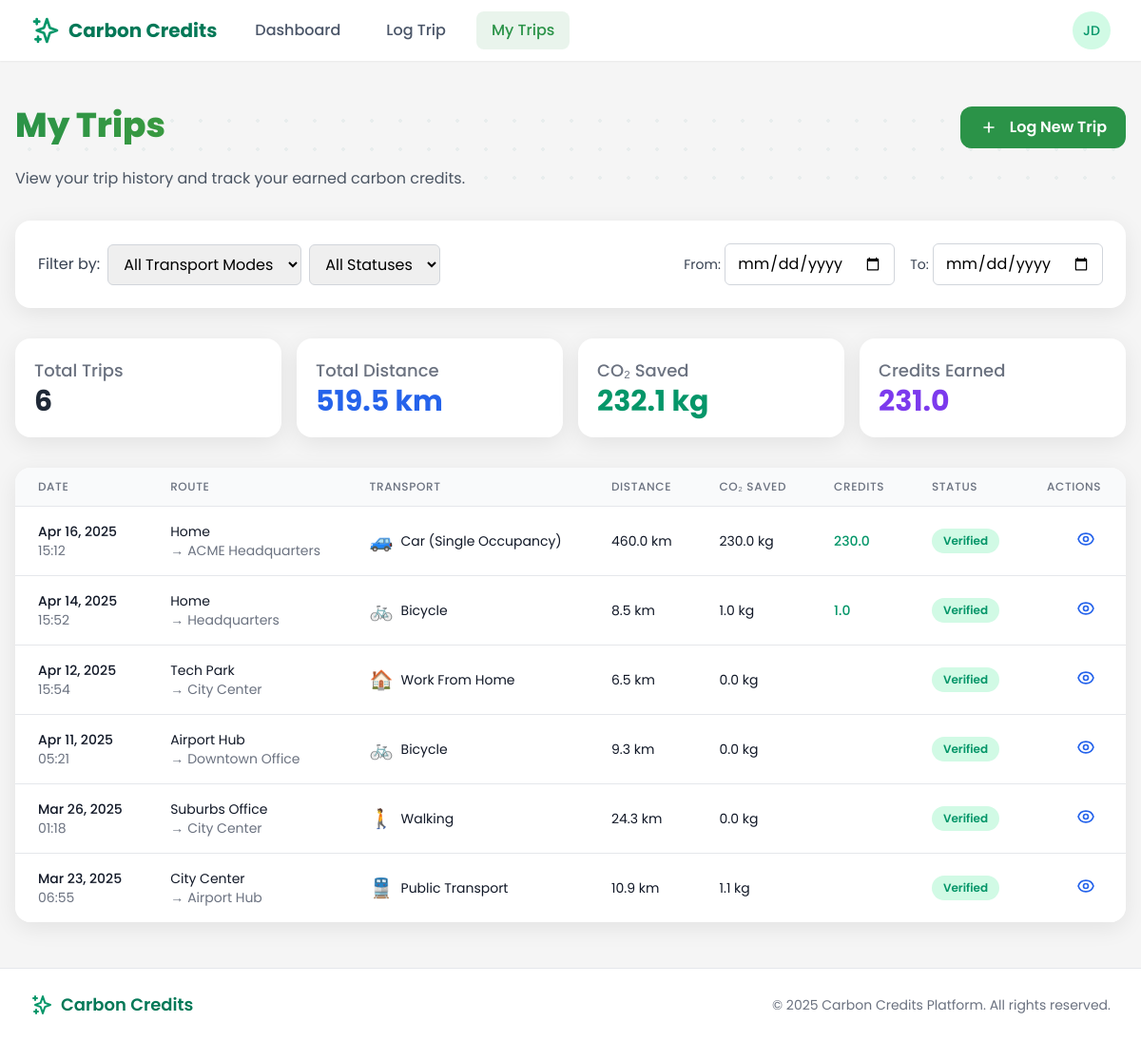
Page /employee/trips/ (signed in) on the earlier database version.
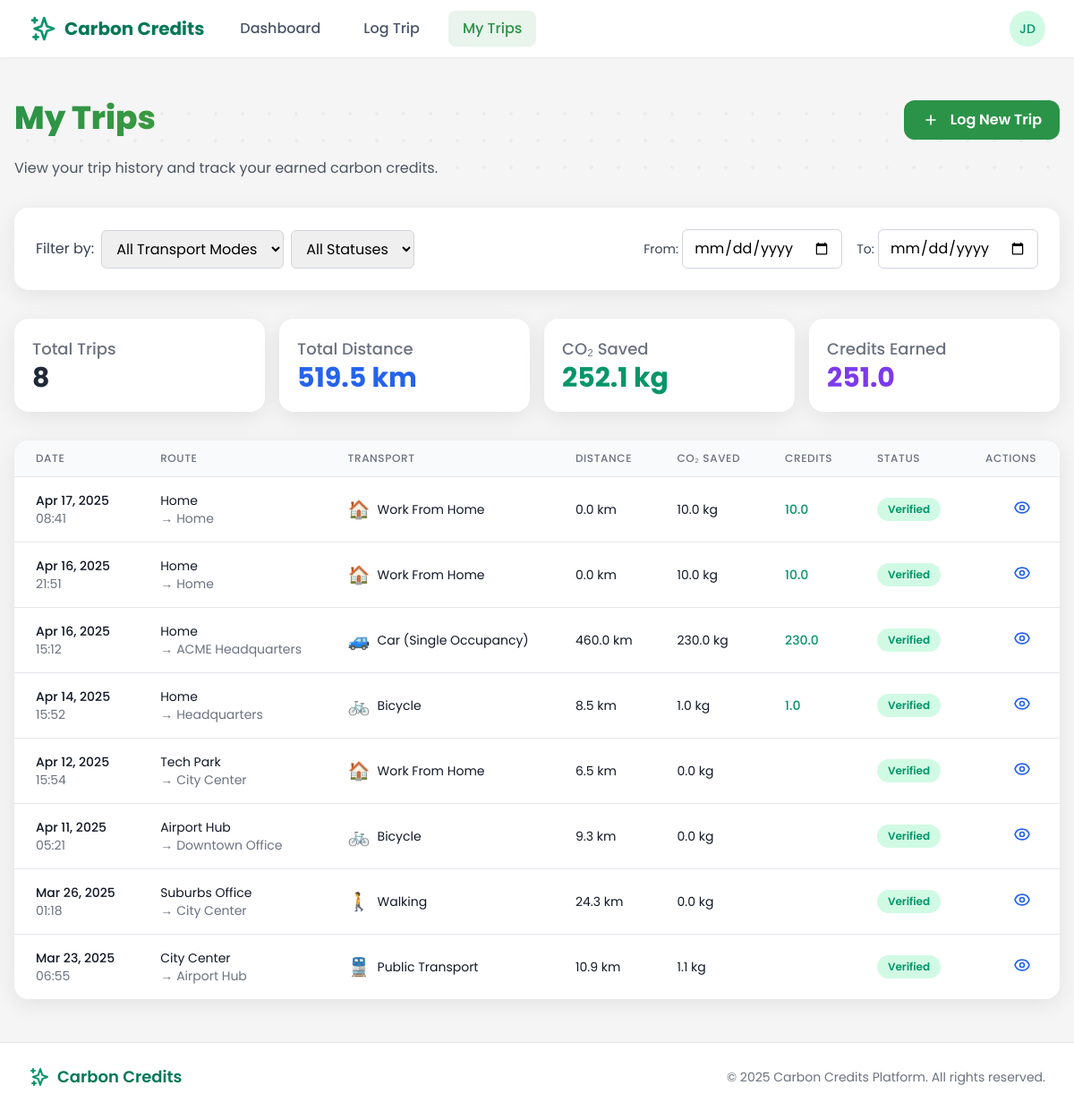
Same page on the later database version.
### trips/models.py (models this page shows, shortened)
class Trip(models.Model):
    TRANSPORT_MODES = (
        ('car', 'Car (Single Occupancy)'),
        ('carpool', 'Carpool'),
        ('public_transport', 'Public Transport'),
        ('bicycle', 'Bicycle'),
        ('walking', 'Walking'),
        ('work_from_home', 'Work From Home'),
    )
    VERIFICATION_STATUS = (
        ('pending', 'Pending'),
        ('verified', 'Verified'),
        ('rejected', 'Rejected'),
        ('flagged', 'Flagged for Review'),
    )
    employee = models.ForeignKey(
        EmployeeProfile,
        on_delete=models.CASCADE,
        related_name='trips'
    )
    start_location = models.ForeignKey(
        Location,
        on_delete=models.SET_NULL,
        related_name='trip_starts',
        null=True
    )
    end_location = models.ForeignKey(
        Location,
        on_delete=models.SET_NULL,
        related_name='trip_ends',
        null=True
    )
    start_time = models.DateTimeField()
    end_time = models.DateTimeField(null=True, blank=True)
    transport_mode = models.CharField(
        max_length=20,
        choices=TRANSPORT_MODES
    )
    distance_km = models.DecimalField(
        max_digits=8,
        decimal_places=2,
        null=True,
        blank=True
    )
    carbon_savings = models.DecimalField(
        max_digits=8,
        decimal_places=2,
        null=True,
        blank=True
    )
    credits_earned = models.DecimalField(
        max_digits=8,
        decimal_places=2,
        null=True,
        blank=True
    )
    proof_image = models.ImageField(
        upload_to='trip_proofs/',
        null=True,
        blank=True
    )
    verification_status = models.CharField(
        max_length=10,
        choices=VERIFICATION_STATUS,
        default='pending'
    )
    verified_by = models.ForeignKey(
        CustomUser,
        on_delete=models.SET_NULL,
        related_name='verified_trips',
        null=True,
        blank=True
    )
    duration_minutes = models.PositiveIntegerField(
        null=True,
        blank=True,
        help_text="Estimated travel time in minutes based on transport mode and distance"
    )
    created_at = models.DateTimeField(default=timezone.now)

### users/models.py (models this page shows, shortened)
class Location(models.Model):
    LOCATION_TYPES = (
        ('home', 'Home'),
        ('office', 'Office'),
        ('commute', 'Commute'),
        ('other', 'Other'),
    )
    name = models.CharField(max_length=100, default='', blank=True)
    created_by = models.ForeignKey(
        CustomUser,
        on_delete=models.CASCADE,
        related_name='locations'
    )
    latitude = models.DecimalField(max_digits=10, decimal_places=7)
    longitude = models.DecimalField(max_digits=10, decimal_places=7)
    address = models.CharField(max_length=255)
    location_type = models.CharField(max_length=10, choices=LOCATION_TYPES, default='other')
    employer = models.ForeignKey(
        EmployerProfile,
        on_delete=models.CASCADE,
        related_name='office_locations',
        null=True,
        blank=True
    )
    is_primary = models.BooleanField(default=False)
    created_at = models.DateTimeField(default=timezone.now)

### core/views/employee_views.py (the view)
# urls.py: path('trips/', trips_list, name='employee_trips'),
@login_required
@user_passes_test(lambda u: u.is_employee)
def trips_list(request):
    employee = request.user.employee_profile
    trips = employee.trips.all().order_by('-start_time')
    stats = trips.aggregate(
        total_distance=Sum('distance_km'),
        total_co2_saved=Sum('carbon_savings'),
        total_credits=Sum('credits_earned')
    )
    total_distance = stats['total_distance'] or 0
    total_co2_saved = stats['total_co2_saved'] or 0
    total_credits = stats['total_credits'] or 0
    context = {
        'trips': trips,
        'page_title': 'My Trips',
        'total_distance': total_distance,
        'total_co2_saved': total_co2_saved,
        'total_credits': total_credits,
    }
    return render(request, 'employee/trips.html', context)

### templates/employee/trips.html (shortened to what the changed rows need)
{% extends 'base.html' %}
{% block content %}
<div class="trips-container px-4 py-6">
    <div class="relative mb-8">
        <div class="relative z-10 flex justify-between items-start">
            <div>
                <h1 class="section-headline text-3xl md:text-4xl font-bold mb-6">My Trips</h1>
            </div>
        </div>
    </div>
    <div class="grid grid-cols-1 sm:grid-cols-2 md:grid-cols-4 gap-4 mb-8">
        <div class="modern-card p-5">
            <h3 class="text-lg font-medium text-gray-500">Total Trips</h3>
            <p class="text-3xl font-bold text-gray-800">{{ trips.count }}</p>
        </div>
        <div class="modern-card p-5">
            <h3 class="text-lg font-medium text-gray-500">CO₂ Saved</h3>
            <p class="text-3xl font-bold text-green-600">{{ total_co2_saved|default:"0"|floatformat:1 }} kg</p>
        </div>
        <div class="modern-card p-5">
            <h3 class="text-lg font-medium text-gray-500">Credits Earned</h3>
            <p class="text-3xl font-bold text-purple-600">{{ total_credits|default:"0"|floatformat:1 }}</p>
        </div>
    </div>
    <div class="modern-card overflow-hidden">
        <div class="overflow-x-auto">
            {% if trips %}
            <table class="min-w-full divide-y divide-gray-200">
                <thead class="bg-gray-50">
                    <tr>
                        <th scope="col" class="px-6 py-3 text-left text-xs font-medium text-gray-500 uppercase tracking-wider">Date</th>
                        <th scope="col" class="px-6 py-3 text-left text-xs font-medium text-gray-500 uppercase tracking-wider">Route</th>
                        <th scope="col" class="px-6 py-3 text-left text-xs font-medium text-gray-500 uppercase tracking-wider">Transport</th>
                        <th scope="col" class="px-6 py-3 text-left text-xs font-medium text-gray-500 uppercase tracking-wider">Distance</th>
                        <th scope="col" class="px-6 py-3 text-left text-xs font-medium text-gray-500 uppercase tracking-wider">CO₂ Saved</th>
                        <th scope="col" class="px-6 py-3 text-left text-xs font-medium text-gray-500 uppercase tracking-wider">Credits</th>
                        <th scope="col" class="px-6 py-3 text-left text-xs font-medium text-gray-500 uppercase tracking-wider">Status</th>
                        <th scope="col" class="px-6 py-3 text-left text-xs font-medium text-gray-500 uppercase tracking-wider">Actions</th>
                    </tr>
                </thead>
                <tbody class="bg-white divide-y divide-gray-200">
                    {% for trip in trips %}
                    <tr class="trip-row" data-id="{{ trip.id }}" data-mode="{{ trip.transport_mode }}" data-status="{{ trip.verification_status }}">
                        <td class="px-6 py-4 whitespace-nowrap">
                            <div class="text-sm font-medium text-gray-900">{{ trip.start_time|date:"M d, Y" }}</div>
                            <div class="text-sm text-gray-500">{{ trip.start_time|date:"H:i" }}</div>
                        </td>
                        <td class="px-6 py-4">
                            <div class="text-sm text-gray-900">{{ trip.start_location.name|default:"Unknown" }}</div>
                            <div class="flex items-center text-sm text-gray-500">
                                <span>→</span>
                                <span class="ml-1">{{ trip.end_location.name|default:"Unknown" }}</span>
                            </div>
                        </td>
                        <td class="px-6 py-4 whitespace-nowrap">
                            <div class="flex items-center">
                                <span class="transport-icon">
                                    {% if trip.transport_mode == 'public_transport' %}
                                        🚆
                                    {% elif trip.transport_mode == 'bicycle' %}
                                        🚲
                                    {% elif trip.transport_mode == 'walking' %}
                                        🚶
                                    {% elif trip.transport_mode == 'carpool' %}
                                        🚗
                                    {% elif trip.transport_mode == 'car' %}
                                        🚙
                                    {% elif trip.transport_mode == 'work_from_home' %}
                                        🏠
                                    {% endif %}
                                </span>
                                <span class="ml-2 text-sm text-gray-900">{{ trip.get_transport_mode_display }}</span>
                            </div>
                        </td>
                        <td class="px-6 py-4 whitespace-nowrap text-sm text-gray-900">
                            {{ trip.distance_km|floatformat:1 }} km
                        </td>
                        <td class="px-6 py-4 whitespace-nowrap text-sm text-gray-900">
                            {{ trip.carbon_savings|floatformat:1 }} kg
                        </td>
                        <td class="px-6 py-4 whitespace-nowrap text-sm font-medium text-green-600">
                            {{ trip.credits_earned|floatformat:1 }}
                        </td>
                        <td class="px-6 py-4 whitespace-nowrap">
                            <span class="status-pill status-{{ trip.verification_status }}">
                                {{ trip.get_verification_status_display }}
                            </span>
                        </td>
                        <td class="px-6 py-4 whitespace-nowrap text-right text-sm font-medium">
                            <button class="text-blue-600 hover:text-blue-900 mr-2" onclick="viewTripDetails('{{ trip.id }}')">
                            </button>
                        </td>
                    </tr>
                    {% endfor %}
                </tbody>
            </table>
            {% endif %}
        </div>
    </div>
</div>
{% endblock %}

Differences in the rows shown:
added Trip: start_time "Apr 17, 2025", start_time "08:41", start_location.name "Home", end_location.name "Home", transport_mode "Work From Home", distance_km "0.0", carbon_savings "10.0", credits_earned "10.0", verification_status "Verified"
added Trip: start_time "Apr 16, 2025", start_time "21:51", start_location.name "Home", end_location.name "Home", transport_mode "Work From Home", distance_km "0.0", carbon_savings "10.0", credits_earned "10.0", verification_status "Verified"
Other differences:
{{ trips.count }}: "6" → "8"
{{ total_co2_saved|default:"0"|floatformat:1 }}: "232.1" → "252.1"
{{ total_credits|default:"0"|floatformat:1 }}: "231.0" → "251.0"
